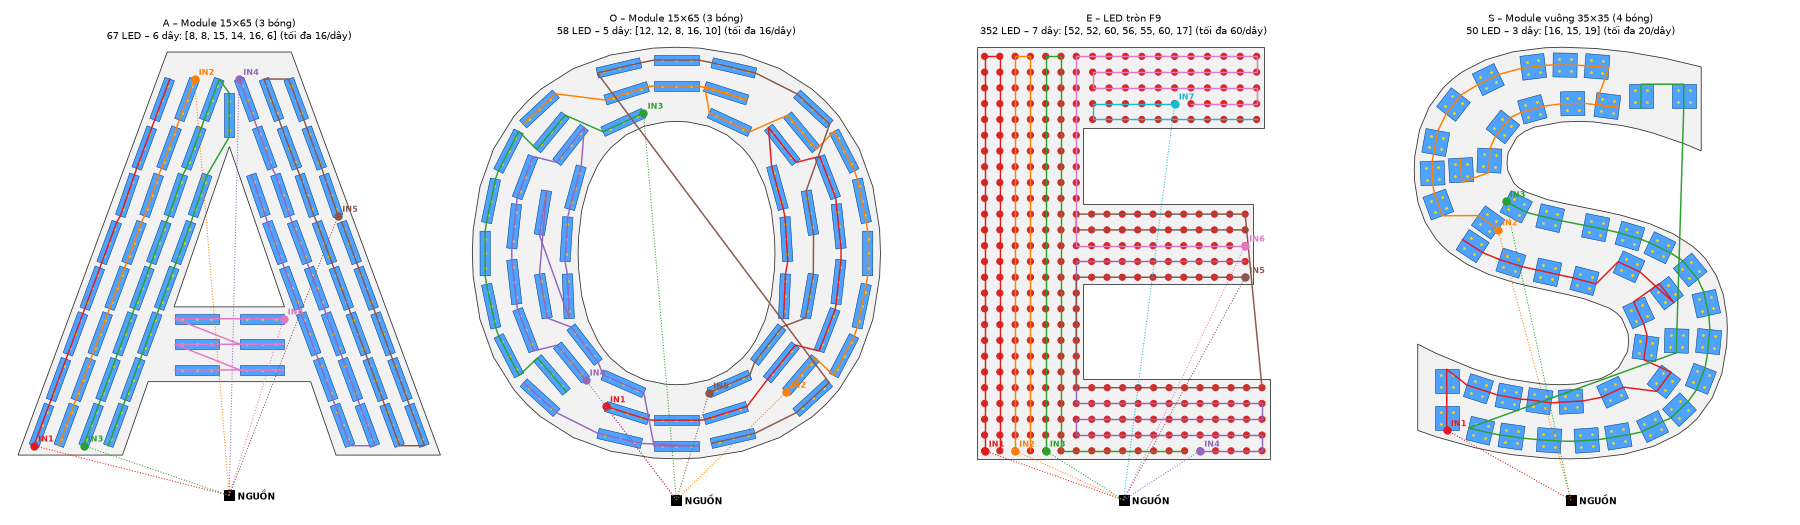

Generate this figure with Python:
import sys, math
import matplotlib
matplotlib.use("Agg")
import matplotlib.pyplot as plt
from glyphs import glyph
from ledtypes import F9, M65, M35
from metrics import symmetry_axis
from engine import Engine
from bench import draw
from wiring2 import plan

cases = [("A", M65, 16), ("O", M65, 16), ("E", F9, 60), ("S", M35, 20)]
fig, axs = plt.subplots(1, len(cases), figsize=(6 * len(cases), 7))
cols = ["#e41a1c", "#ff7f00", "#2ca02c", "#9467bd", "#8c564b", "#e377c2", "#17becf"]
for ax, (ch, t, mx) in zip(axs, cases):
    shp = glyph(ch, 600)
    eng = Engine(shp, t, sym_axis=symmetry_axis(shp))
    leds = eng.run()
    step = eng.pitch_u
    wires, paths = plan(leds, t, step, max_per=mx, inside=eng.inside)
    draw(ax, shp, leds, t, "")
    x0, y0, x1, y1 = shp.bounds
    feed = ((x0 + x1) / 2, y0 - 60)
    ax.plot(*feed, "ks", ms=10); ax.annotate("NGUỒN", feed, xytext=(8, -4), textcoords="offset points", fontsize=9, weight="bold")
    for w, p in enumerate(paths):
        c = cols[w % len(cols)]
        ax.plot([q[0] for q in p], [q[1] for q in p], "-", color=c, lw=1.4)
        ax.plot([feed[0], p[0][0]], [feed[1], p[0][1]], ":", color=c, lw=1)
        ax.plot(*p[0], "o", color=c, ms=7)
        ax.annotate(f"IN{w+1}", p[0], xytext=(4, 4), textcoords="offset points", color=c, fontsize=8, weight="bold")
    ax.set_ylim(y0 - 80, y1 + 10)
    counts = [len(w) for w in wires]
    ax.set_title(f"{ch} – {t.name}\n{len(leds)} LED – {len(wires)} dây: {counts} (tối đa {mx}/dây)", fontsize=10)
plt.tight_layout(); plt.savefig("preview_wire2.png", dpi=75)
